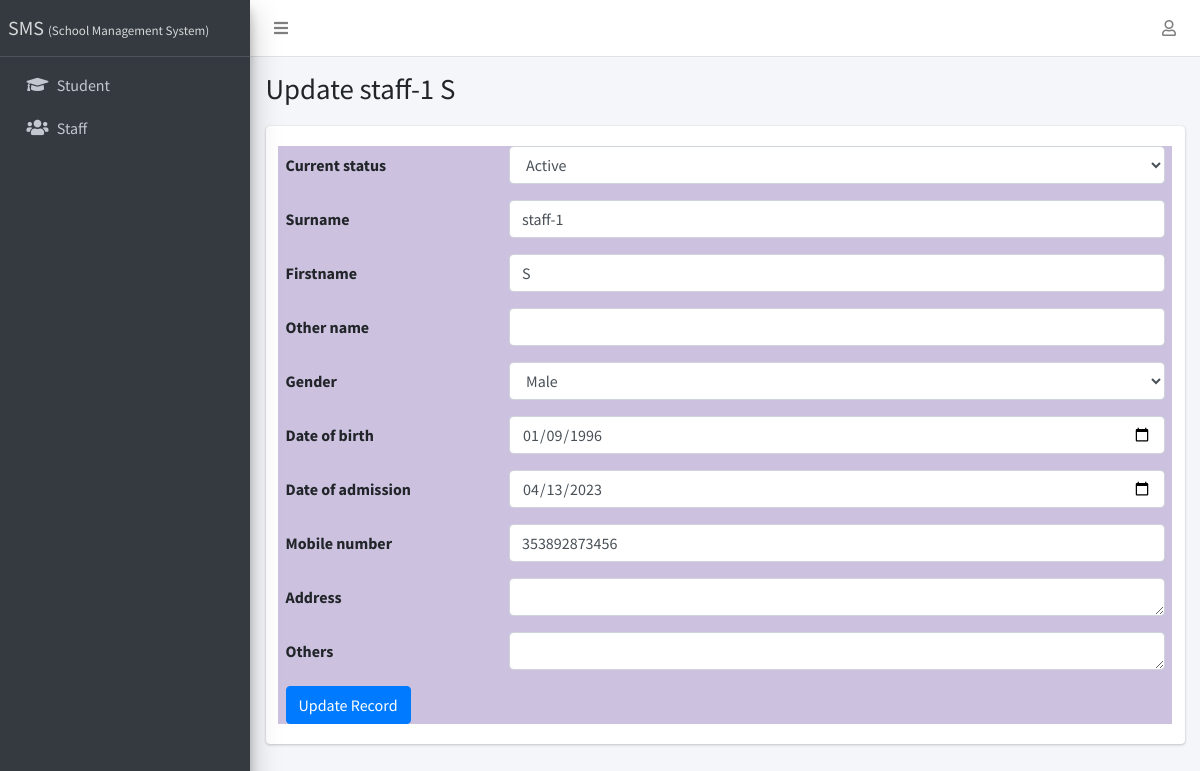
Screenshot of /staff/1/update/ with the database file from the repository.
### apps/staffs/models.py (models this page shows, shortened)
class Staff(models.Model):
    STATUS = [("active", "Active"), ("inactive", "Inactive")]
    GENDER = [("male", "Male"), ("female", "Female")]
    current_status = models.CharField(max_length=10, choices=STATUS, default="active")
    surname = models.CharField(max_length=200)
    firstname = models.CharField(max_length=200)
    other_name = models.CharField(max_length=200, blank=True)
    gender = models.CharField(max_length=10, choices=GENDER, default="male")
    date_of_birth = models.DateField(default=timezone.now)
    date_of_admission = models.DateField(default=timezone.now)
    mobile_num_regex = RegexValidator(
        regex="^[0-9]{10,15}$", message="Entered mobile number isn't in a right format!"
    )
    mobile_number = models.CharField(
        validators=[mobile_num_regex], max_length=13, blank=True
    )
    address = models.TextField(blank=True)
    others = models.TextField(blank=True)
    def __str__(self):
        return f"{self.surname} {self.firstname} {self.other_name}"

### apps/staffs/views.py (the view)
# urls.py: path("<int:pk>/update/", StaffUpdateView.as_view(), name="staff-update"),
class StaffUpdateView(SuccessMessageMixin, UpdateView):
    model = Staff
    fields = "__all__"
    success_message = "Record successfully updated."
    def get_form(self):
        form = super(StaffUpdateView, self).get_form()
        form.fields["date_of_birth"].widget = widgets.DateInput(attrs={"type": "date"})
        form.fields["date_of_admission"].widget = widgets.DateInput(
            attrs={"type": "date"}
        )
        form.fields["address"].widget = widgets.Textarea(attrs={"rows": 1})
        form.fields["others"].widget = widgets.Textarea(attrs={"rows": 1})
        return form

### apps/corecode/context_processors.py (called while the page is built)
def site_defaults(request):
    current_session = AcademicSession.objects.get(current=True)
    current_term = AcademicTerm.objects.get(current=True)
    vals = SiteConfig.objects.all()
    contexts = {
        "current_session": current_session.name,
        "current_term": current_term.name,
    }
    for val in vals:
        contexts[val.key] = val.value
    return contexts

### apps/staffs/templates/staffs/staff_form.html (shortened to what this page needs)
{% extends 'base.html' %}
{% block title %}
  {% if object %}
    Update {{ object }}
  {% else %}
    Add new student
  {% endif %}
{% endblock title %}
{% block content %}
<form action="" method="POST">
  {% include 'corecode/form_snippet.html' %}
  {% if object %}
    <input type="submit" class="btn btn-primary" value="Update Record">
  {% else %}
    <input type="submit" class="btn btn-primary" value="Add new student">
  {% endif %}
</form>
{% endblock content %}

### apps/corecode/templates/corecode/form_snippet.html (shortened to what this page needs)
{% load widget_tweaks %}
{% for field in form %}
<div class="form-group row">
  <label class="col-sm-3 col-form-label" for="{{ field.auto_id }}">
    {{ field.label }}
  </label>
  <div class="col-sm-9">
    {{ field | add_class:"form-control"}}
  </div>
</div>
{% endfor %}

### rows the page displays
Staff: surname+firstname+other_name "staff-1 S", current_status "Active" "staff-1" "S" "Male" "01/09/1996" "04/13/2023" "353892873456"

### other values shown
{{ field.label }} "Current status" "Surname" "Firstname" "Other name" "Gender" "Date of birth" "Date of admission" "Mobile number" "Address" "Others"
